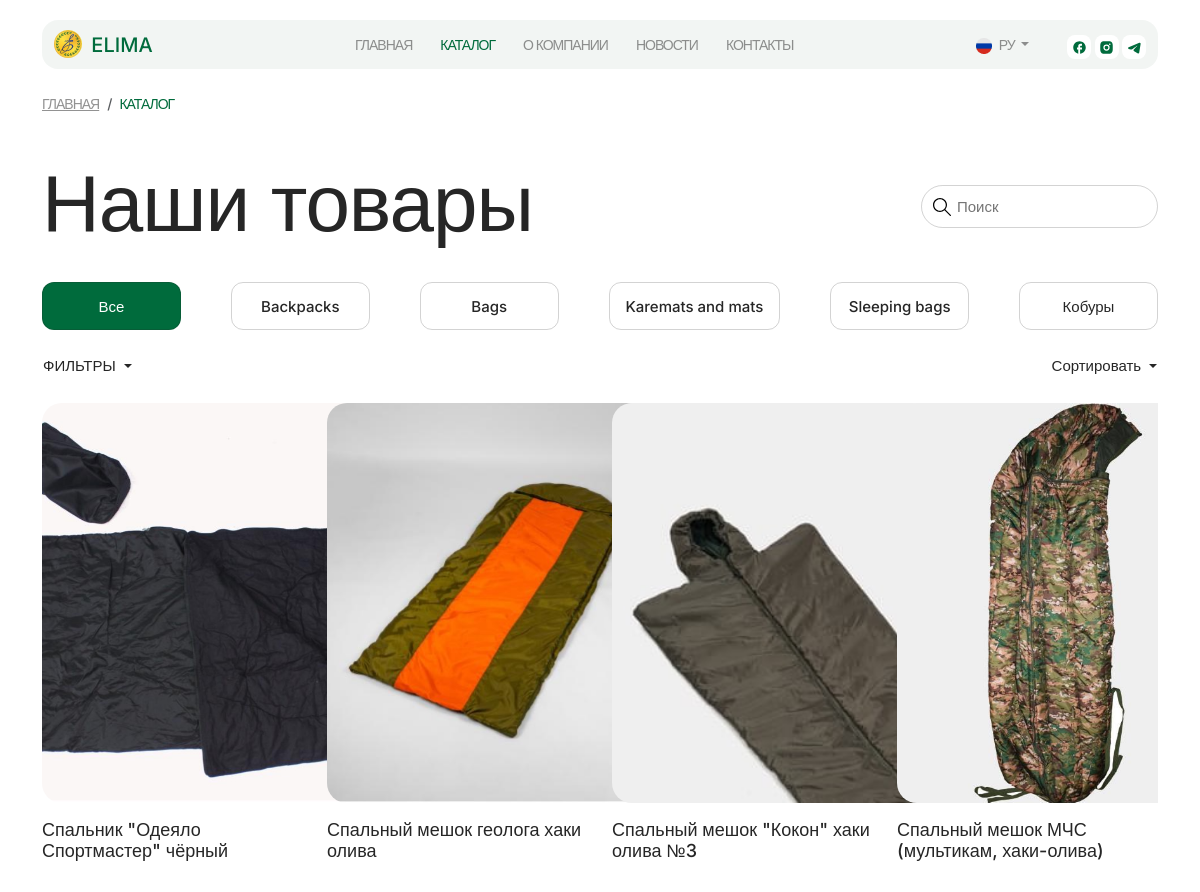
The app's page /ru/store/products/ (upper part), older data.
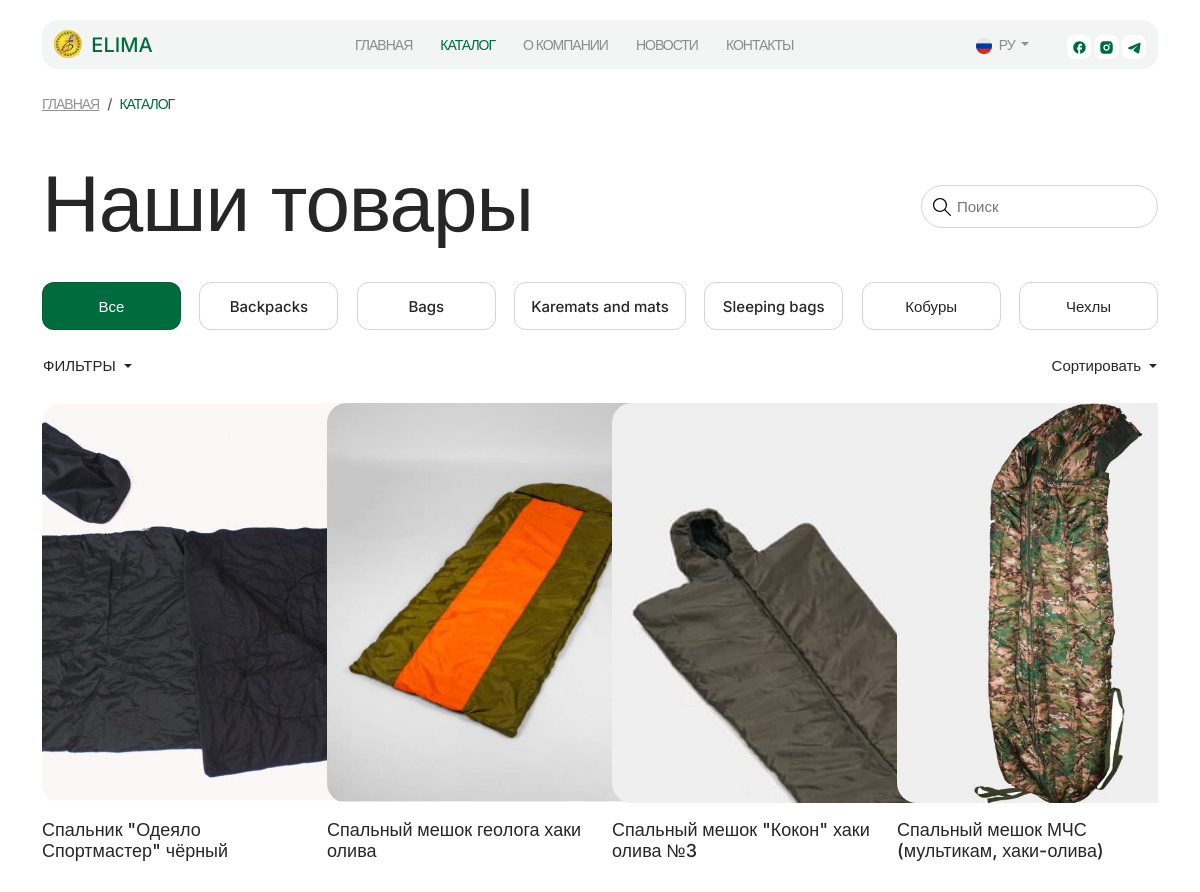
The same page, newer data.
### store/models.py (models this page shows, shortened)
class Category(models.Model):
    name = models.CharField(max_length=100)
    class Meta:
        verbose_name = _("Category")
        verbose_name_plural = _("Categories")

class Product(models.Model):
    unique_id = models.UUIDField(default=uuid.uuid4, editable=False, unique=True)
    bitrix_product_id = models.CharField(max_length=100, unique=True)
    name = models.CharField(max_length=200)
    short_content = models.TextField(
        verbose_name=_("Short content"),
        blank=True,
        null=True,
        help_text=_("Краткое описание для карточки товара")
    )
    description = RichTextUploadingField(
        verbose_name=_("Description"),
        blank=True,
        null=True,
        help_text=_("Полное описание с картинками и форматированием")
    )
    size = models.CharField(max_length=50, blank=True, null=True)
    price = models.DecimalField(max_digits=10, decimal_places=2, blank=True, null=True)
    min_amount = models.PositiveIntegerField(blank=True, null=True)
    material = models.CharField(max_length=100, blank=True, null=True)
    warming_material = models.CharField(max_length=100, blank=True, null=True)
    filling = models.CharField(max_length=100, blank=True, null=True)
    hood = models.CharField(max_length=100, blank=True, null=True)
    availability = models.BooleanField(default=True)
    category = models.ForeignKey(Category, on_delete=models.CASCADE, related_name='products', blank=True, null=True)
    image = models.ImageField(upload_to='products_images/', blank=True, null=True)
    class Meta:
        verbose_name = _("Product")
        verbose_name_plural = _("Products")
    def __str__(self):
        return self.name

### store/views.py (the view, shortened to what this page needs)
# urls.py: path('products/', ProductListView.as_view(), name='product_list'),
class ProductListView(ListView):
    model = Product
    template_name = 'store/products.html'
    context_object_name = 'products'
    paginate_by = 8 # Display 8 products initially
    def get_queryset(self):
        queryset = Product.objects.filter(availability=True)
        print('queryset -', queryset)
        if self.request.method == 'GET':
            self.filterset = ProductFilter(self.request.GET, queryset=queryset)
        else:  # Handles POST for AJAX
            self.filterset = ProductFilter(self.request.POST, queryset=queryset)
        return self.filterset.qs
    def get_context_data(self, **kwargs):
        context = super().get_context_data(**kwargs)
        context['filter'] = self.filterset
        context['categories'] = Category.objects.all()
        categories = Category.objects.all()
        for category in categories:
            print(f"Category ID: {category.id}, Name: {category.name}")
        return context

### store/templates/store/products.html (shortened to what this page needs)
{% extends 'base.html' %}
{% load i18n %}
{% load static %}
{% block content %}
<div class="container">
<nav class="breadcrumb mt-4">
    <a class="breadcrumb-item link-1 text-black-opacity text-uppercase" href="{% url 'home' %}">{% trans "Home" %}</a>
    <span class="breadcrumb-item link-1 text-accent text-uppercase" aria-current="page">{% trans "Catalog" %}</span>
</nav>
<section class="pt-4">
    <div class="row justify-content-between mb-4">
        <div class="col-lg-12 mb-4 d-lg-flex align-items-center justify-content-between">
            <h1 class="heading-1">{% trans "Our Products" %}</h1>
            <div class="search-bar py-1">
                <i class="ms-2">
                </i>
                <input type="text" id="search-input-products" class="form-search border-0 body-3 bg-transparent py-2 no-outline" placeholder="{% trans 'Search' %}">
            </div>
        </div>
        <div class="col-lg-12">
            <ul class="nav nav-tabs justify-content-between border-0 custom-tabs" id="myTab" role="tablist">
                <li class="nav-item" role="presentation">
                    <button
                        class="nav-link category-filter active"
                        data-category="All"
                        id="all-tab-category"
                        data-bs-toggle="tab"
                        data-bs-target="#Все"
                        type="button"
                        role="tab"
                        aria-controls="Все"
                        aria-selected="true"
                    >
                        {% trans "All" %}
                    </button>
                </li>
                {% for category in categories %}
                <li class="nav-item" role="presentation">
                    <button
                        class="nav-link category-filter"
                        data-category="{{ category.id }}"
                        id="{{ category.id }}"
                        data-bs-toggle="tab"
                        data-bs-target="#Все"
                        type="button"
                        role="tab"
                        aria-controls="Все"
                        aria-selected="true"
                    >
                        {{ category.name }}
                    </button>
                </li>
                {% endfor %}
            </ul>
            <div class="d-flex justify-content-between align-items-center mt-3 mb-4">
                <div class="dropdown open">
                    <button
                        class="btn btn-link dropdown-toggle p-0"
                        type="button"
                        id="triggerIdFilters"
                        data-bs-toggle="dropdown"
                        aria-haspopup="true"
                        aria-expanded="false"
                    >
                        {% trans "Filter" %}
                    </button>
                </div>
                <div class="dropdown open">
                    <button class="btn btn-link dropdown-toggle text-capitalize p-0" type="button" id="triggerIdSorting" data-bs-toggle="dropdown" aria-haspopup="true" data-bs-display="static" aria-expanded="false">
                        {% trans "Sort by price" %}
                    </button>
                </div>
            </div>
            <div class="tab-content tab-content-store">
                <div
                    class="tab-pane active"
                    id="Все"
                    role="tabpanel"
                    aria-labelledby="Все-tab"
                >
                    <div class="row mb-4" id="product-container">
                        {% for product in products %}
                        <div class="col-lg-3 col-md-6 col-sm-3 mb-4">
                            <div class="border-radius-20 overflow-hidden product-card product-card-img-style">
                                <img src="{{ product.image.url }}" class="img-fluid w-100" alt="{{ product.name }}">
                            </div>
                            <h5 class="heading-5 mt-3">{{ product.name }}</h5>
                        </div>
                        {% endfor %}
                    </div>
                </div>
            </div>
        </div>
    </div>
</section>
</div>
{% endblock  %}

Row changes from the older to the newer data that the page shows:
added Category: name "Чехлы"
